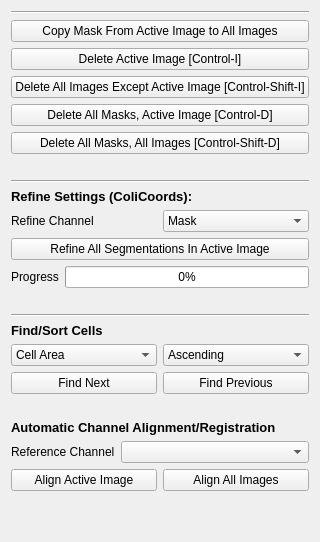
  <widget class="QWidget" name="tab_14">
   <attribute name="title">
    <string>Utilities</string>
   </attribute>
   <layout class="QVBoxLayout" name="verticalLayout_18">
    <item>
     <widget class="Line" name="line_20">
      <property name="orientation">
       <enum>Qt::Horizontal</enum>
      </property>
     </widget>
    </item>
    <item>
     <widget class="QPushButton" name="modify_copymasktoall">
      <property name="text">
       <string>Copy Mask From Active Image to All Images</string>
      </property>
     </widget>
    </item>
    <item>
     <widget class="QPushButton" name="modify_deleteactiveimage">
      <property name="text">
       <string>Delete Active Image [Control-I]</string>
      </property>
     </widget>
    </item>
    <item>
     <widget class="QPushButton" name="modify_deleteotherimages">
      <property name="text">
       <string>Delete All Images Except Active Image [Control-Shift-I]</string>
      </property>
     </widget>
    </item>
    <item>
     <widget class="QPushButton" name="modify_deleteactivemasks">
      <property name="text">
       <string>Delete All Masks, Active Image [Control-D]</string>
      </property>
     </widget>
    </item>
    <item>
     <widget class="QPushButton" name="modify_deleteallmasks">
      <property name="text">
       <string>Delete All Masks, All Images [Control-Shift-D]</string>
      </property>
     </widget>
    </item>
    <item>
     <spacer name="verticalSpacer_20">
      <property name="orientation">
       <enum>Qt::Vertical</enum>
      </property>
      <property name="sizeType">
       <enum>QSizePolicy::Minimum</enum>
      </property>
      <property name="sizeHint" stdset="0">
       <size>
        <width>20</width>
        <height>20</height>
       </size>
      </property>
     </spacer>
    </item>
    <item>
     <widget class="Line" name="line_22">
      <property name="orientation">
       <enum>Qt::Horizontal</enum>
      </property>
     </widget>
    </item>
    <item>
     <widget class="QLabel" name="label_31">
      <property name="font">
       <font>
        <pointsize>10</pointsize>
        <weight>75</weight>
        <bold>true</bold>
       </font>
      </property>
      <property name="text">
       <string>Refine Settings (ColiCoords):</string>
      </property>
     </widget>
    </item>
    <item>
     <layout class="QGridLayout" name="gridLayout_12">
      <item row="0" column="0">
       <widget class="QLabel" name="label_53">
        <property name="text">
         <string>Refine Channel</string>
        </property>
       </widget>
      </item>
      <item row="0" column="1">
       <widget class="QComboBox" name="refine_channel">
        <item>
         <property name="text">
          <string>Mask</string>
         </property>
        </item>
       </widget>
      </item>
     </layout>
    </item>
    <item>
     <widget class="QPushButton" name="refine_all">
      <property name="text">
       <string>Refine All Segmentations In Active Image</string>
      </property>
     </widget>
    </item>
    <item>
     <layout class="QFormLayout" name="formLayout">
      <item row="0" column="0">
       <widget class="QLabel" name="label_17">
        <property name="text">
         <string>Progress</string>
        </property>
       </widget>
      </item>
      <item row="0" column="1">
       <widget class="QProgressBar" name="modify_progressbar">
        <property name="value">
         <number>0</number>
        </property>
        <property name="textVisible">
         <bool>true</bool>
        </property>
       </widget>
      </item>
     </layout>
    </item>
    <item>
     <spacer name="verticalSpacer_45">
      <property name="orientation">
       <enum>Qt::Vertical</enum>
      </property>
      <property name="sizeType">
       <enum>QSizePolicy::Minimum</enum>
      </property>
      <property name="sizeHint" stdset="0">
       <size>
        <width>20</width>
        <height>20</height>
       </size>
      </property>
     </spacer>
    </item>
    <item>
     <widget class="Line" name="line_23">
      <property name="orientation">
       <enum>Qt::Horizontal</enum>
      </property>
     </widget>
    </item>
    <item>
     <widget class="QLabel" name="label_56">
      <property name="font">
       <font>
        <pointsize>10</pointsize>
        <weight>75</weight>
        <bold>true</bold>
       </font>
      </property>
      <property name="text">
       <string>Find/Sort Cells</string>
      </property>
     </widget>
    </item>
    <item>
     <layout class="QGridLayout" name="gridLayout_7">
      <item row="1" column="1">
       <widget class="QPushButton" name="find_previous">
        <property name="text">
         <string>Find Previous</string>
        </property>
       </widget>
      </item>
      <item row="0" column="1">
       <widget class="QComboBox" name="find_mode">
        <item>
         <property name="text">
          <string>Ascending</string>
         </property>
        </item>
        <item>
         <property name="text">
          <string>Descending</string>
         </property>
        </item>
       </widget>
      </item>
      <item row="1" column="0">
       <widget class="QPushButton" name="find_next">
        <property name="text">
         <string>Find Next</string>
        </property>
       </widget>
      </item>
      <item row="0" column="0">
       <widget class="QComboBox" name="find_criterion">
        <item>
         <property name="text">
          <string>Cell Area</string>
         </property>
        </item>
        <item>
         <property name="text">
          <string>Cell Solidity</string>
         </property>
        </item>
        <item>
         <property name="text">
          <string>Cell Aspect Ratio</string>
         </property>
        </item>
       </widget>
      </item>
     </layout>
    </item>
    <item>
     <spacer name="verticalSpacer_46">
      <property name="orientation">
       <enum>Qt::Vertical</enum>
      </property>
      <property name="sizeType">
       <enum>QSizePolicy::Minimum</enum>
      </property>
      <property name="sizeHint" stdset="0">
       <size>
        <width>20</width>
        <height>20</height>
       </size>
      </property>
     </spacer>
    </item>
    <item>
     <widget class="QLabel" name="label_70">
      <property name="font">
       <font>
        <pointsize>10</pointsize>
        <weight>75</weight>
        <bold>true</bold>
       </font>
      </property>
      <property name="text">
       <string>Automatic Channel Alignment/Registration</string>
      </property>
     </widget>
    </item>
    <item>
     <layout class="QFormLayout" name="formLayout_18">
      <item row="0" column="1">
       <widget class="QComboBox" name="alignment_channel"/>
      </item>
      <item row="0" column="0">
       <widget class="QLabel" name="label_40">
        <property name="text">
         <string>Reference Channel</string>
        </property>
       </widget>
      </item>
     </layout>
    </item>
    <item>
     <layout class="QGridLayout" name="gridLayout_26">
      <item row="0" column="0">
       <widget class="QPushButton" name="align_active_image">
        <property name="text">
         <string>Align Active Image</string>
        </property>
       </widget>
      </item>
      <item row="0" column="1">
       <widget class="QPushButton" name="align_all_images">
        <property name="text">
         <string>Align All Images</string>
        </property>
       </widget>
      </item>
     </layout>
    </item>
    <item>
     <spacer name="verticalSpacer_13">
      <property name="orientation">
       <enum>Qt::Vertical</enum>
      </property>
      <property name="sizeHint" stdset="0">
       <size>
        <width>20</width>
        <height>40</height>
       </size>
      </property>
     </spacer>
    </item>
   </layout>
  </widget>
